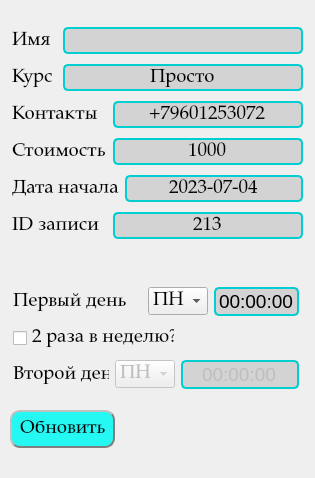
<?xml version="1.0" encoding="UTF-8"?>
<ui version="4.0">
 <class>Forma</class>
 <widget class="QWidget" name="Forma">
  <property name="geometry">
   <rect>
    <x>0</x>
    <y>0</y>
    <width>315</width>
    <height>478</height>
   </rect>
  </property>
  <property name="font">
   <font>
    <pointsize>14</pointsize>
   </font>
  </property>
  <property name="windowTitle">
   <string>Изменение записи</string>
  </property>
  <property name="styleSheet">
   <string notr="true"/>
  </property>
  <widget class="QLabel" name="Error_lable">
   <property name="geometry">
    <rect>
     <x>9</x>
     <y>433</y>
     <width>301</width>
     <height>32</height>
    </rect>
   </property>
   <property name="font">
    <font>
     <family>Palatino Linotype</family>
     <pointsize>14</pointsize>
    </font>
   </property>
   <property name="styleSheet">
    <string notr="true">color: rgb(0, 0, 0);
background-color: rgba(255, 255, 255, 0);</string>
   </property>
   <property name="text">
    <string/>
   </property>
  </widget>
  <widget class="QPushButton" name="Update_button">
   <property name="geometry">
    <rect>
     <x>10</x>
     <y>410</y>
     <width>105</width>
     <height>38</height>
    </rect>
   </property>
   <property name="font">
    <font>
     <family>Palatino Linotype</family>
     <pointsize>14</pointsize>
    </font>
   </property>
   <property name="styleSheet">
    <string notr="true">
QPushButton {
    border-style: outset;
    border-width: 2px;
    border-color: gray;
    padding: 4px;

        background-color: #25F7F2;
	border-radius: 10px;


}

QPushButton:pressed {
    border-style: inset;
     background-color: #25F7A2;
}
</string>
   </property>
   <property name="text">
    <string>Обновить</string>
   </property>
  </widget>
  <widget class="QWidget" name="">
   <property name="geometry">
    <rect>
     <x>12</x>
     <y>23</y>
     <width>291</width>
     <height>224</height>
    </rect>
   </property>
   <layout class="QGridLayout" name="gridLayout">
    <item row="0" column="0">
     <widget class="QLabel" name="Name_label">
      <property name="font">
       <font>
        <family>Palatino Linotype</family>
        <pointsize>14</pointsize>
       </font>
      </property>
      <property name="styleSheet">
       <string notr="true">color: rgb(0, 0, 0);
background-color: rgba(255, 255, 255, 0);</string>
      </property>
      <property name="text">
       <string>Имя</string>
      </property>
     </widget>
    </item>
    <item row="0" column="1" colspan="3">
     <widget class="QLineEdit" name="Name">
      <property name="font">
       <font>
        <family>Palatino Linotype</family>
        <pointsize>14</pointsize>
       </font>
      </property>
      <property name="styleSheet">
       <string notr="true">QLineEdit {
    background-color: #D3D3D3;
    border: 2px solid #00CED1;
    border-radius: 5px;
}
</string>
      </property>
      <property name="alignment">
       <set>Qt::AlignCenter</set>
      </property>
     </widget>
    </item>
    <item row="1" column="0">
     <widget class="QLabel" name="Target_label">
      <property name="font">
       <font>
        <family>Palatino Linotype</family>
        <pointsize>14</pointsize>
       </font>
      </property>
      <property name="styleSheet">
       <string notr="true">color: rgb(0, 0, 0);
background-color: rgba(255, 255, 255, 0);</string>
      </property>
      <property name="text">
       <string>Курс</string>
      </property>
     </widget>
    </item>
    <item row="1" column="1" colspan="3">
     <widget class="QLineEdit" name="Target">
      <property name="font">
       <font>
        <family>Palatino Linotype</family>
        <pointsize>14</pointsize>
       </font>
      </property>
      <property name="styleSheet">
       <string notr="true">QLineEdit {
    background-color: #D3D3D3;
    border: 2px solid #00CED1;
    border-radius: 5px;
}
</string>
      </property>
      <property name="text">
       <string>Просто</string>
      </property>
      <property name="alignment">
       <set>Qt::AlignCenter</set>
      </property>
     </widget>
    </item>
    <item row="2" column="0" colspan="2">
     <widget class="QLabel" name="Contact_label">
      <property name="font">
       <font>
        <family>Palatino Linotype</family>
        <pointsize>14</pointsize>
       </font>
      </property>
      <property name="styleSheet">
       <string notr="true">color: rgb(0, 0, 0);
background-color: rgba(255, 255, 255, 0);</string>
      </property>
      <property name="text">
       <string>Контакты</string>
      </property>
     </widget>
    </item>
    <item row="2" column="2" colspan="2">
     <widget class="QLineEdit" name="Contact">
      <property name="font">
       <font>
        <family>Palatino Linotype</family>
        <pointsize>14</pointsize>
       </font>
      </property>
      <property name="styleSheet">
       <string notr="true">QLineEdit {
    background-color: #D3D3D3;
    border: 2px solid #00CED1;
    border-radius: 5px;
}
</string>
      </property>
      <property name="text">
       <string>+79601253072</string>
      </property>
      <property name="alignment">
       <set>Qt::AlignCenter</set>
      </property>
     </widget>
    </item>
    <item row="3" column="0" colspan="2">
     <widget class="QLabel" name="Cost_label">
      <property name="font">
       <font>
        <family>Palatino Linotype</family>
        <pointsize>14</pointsize>
       </font>
      </property>
      <property name="styleSheet">
       <string notr="true">color: rgb(0, 0, 0);
background-color: rgba(255, 255, 255, 0);</string>
      </property>
      <property name="text">
       <string>Стоимость</string>
      </property>
     </widget>
    </item>
    <item row="3" column="2" colspan="2">
     <widget class="QLineEdit" name="Cost">
      <property name="font">
       <font>
        <family>Palatino Linotype</family>
        <pointsize>14</pointsize>
       </font>
      </property>
      <property name="styleSheet">
       <string notr="true">QLineEdit {
    background-color: #D3D3D3;
    border: 2px solid #00CED1;
    border-radius: 5px;
}
</string>
      </property>
      <property name="text">
       <string>1000</string>
      </property>
      <property name="alignment">
       <set>Qt::AlignCenter</set>
      </property>
     </widget>
    </item>
    <item row="4" column="0" colspan="3">
     <widget class="QLabel" name="Date_label">
      <property name="font">
       <font>
        <family>Palatino Linotype</family>
        <pointsize>14</pointsize>
       </font>
      </property>
      <property name="styleSheet">
       <string notr="true">color: rgb(0, 0, 0);
background-color: rgba(255, 255, 255, 0);</string>
      </property>
      <property name="text">
       <string>Дата начала</string>
      </property>
     </widget>
    </item>
    <item row="4" column="3">
     <widget class="QLineEdit" name="Date">
      <property name="font">
       <font>
        <family>Palatino Linotype</family>
        <pointsize>14</pointsize>
       </font>
      </property>
      <property name="styleSheet">
       <string notr="true">QLineEdit {
    background-color: #D3D3D3;
    border: 2px solid #00CED1;
    border-radius: 5px;
}
</string>
      </property>
      <property name="text">
       <string>2023-07-04</string>
      </property>
      <property name="alignment">
       <set>Qt::AlignCenter</set>
      </property>
     </widget>
    </item>
    <item row="5" column="0" colspan="2">
     <widget class="QLabel" name="ID_label">
      <property name="font">
       <font>
        <family>Palatino Linotype</family>
        <pointsize>14</pointsize>
       </font>
      </property>
      <property name="styleSheet">
       <string notr="true">color: rgb(0, 0, 0);
background-color: rgba(255, 255, 255, 0);</string>
      </property>
      <property name="text">
       <string>ID записи</string>
      </property>
     </widget>
    </item>
    <item row="5" column="2" colspan="2">
     <widget class="QLineEdit" name="ID">
      <property name="font">
       <font>
        <family>Palatino Linotype</family>
        <pointsize>14</pointsize>
       </font>
      </property>
      <property name="styleSheet">
       <string notr="true">QLineEdit {
    background-color: #D3D3D3;
    border: 2px solid #00CED1;
    border-radius: 5px;
}
</string>
      </property>
      <property name="text">
       <string>213</string>
      </property>
      <property name="alignment">
       <set>Qt::AlignCenter</set>
      </property>
     </widget>
    </item>
   </layout>
  </widget>
  <widget class="QWidget" name="">
   <property name="geometry">
    <rect>
     <x>13</x>
     <y>284</y>
     <width>286</width>
     <height>108</height>
    </rect>
   </property>
   <layout class="QGridLayout" name="gridLayout_2">
    <item row="0" column="0" colspan="2">
     <widget class="QLabel" name="Date_label_5">
      <property name="font">
       <font>
        <family>Palatino Linotype</family>
        <pointsize>14</pointsize>
       </font>
      </property>
      <property name="styleSheet">
       <string notr="true">color: rgb(0, 0, 0);
background-color: rgba(255, 255, 255, 0);</string>
      </property>
      <property name="text">
       <string>Первый день</string>
      </property>
     </widget>
    </item>
    <item row="0" column="2" colspan="2">
     <widget class="QComboBox" name="WeekDaybox1">
      <property name="font">
       <font>
        <family>Palatino Linotype</family>
        <pointsize>14</pointsize>
       </font>
      </property>
      <property name="layoutDirection">
       <enum>Qt::LeftToRight</enum>
      </property>
      <property name="insertPolicy">
       <enum>QComboBox::NoInsert</enum>
      </property>
      <property name="sizeAdjustPolicy">
       <enum>QComboBox::AdjustToContents</enum>
      </property>
      <property name="duplicatesEnabled">
       <bool>false</bool>
      </property>
      <property name="frame">
       <bool>true</bool>
      </property>
      <item>
       <property name="text">
        <string>ПН</string>
       </property>
      </item>
      <item>
       <property name="text">
        <string>ВТ</string>
       </property>
      </item>
      <item>
       <property name="text">
        <string>СР</string>
       </property>
      </item>
      <item>
       <property name="text">
        <string>ЧТ</string>
       </property>
      </item>
      <item>
       <property name="text">
        <string>ПТ</string>
       </property>
      </item>
      <item>
       <property name="text">
        <string>СБ</string>
       </property>
      </item>
      <item>
       <property name="text">
        <string>ВС</string>
       </property>
      </item>
     </widget>
    </item>
    <item row="0" column="4">
     <widget class="QTimeEdit" name="FirstDayTime">
      <property name="font">
       <font>
        <pointsize>14</pointsize>
       </font>
      </property>
      <property name="styleSheet">
       <string notr="true">QTimeEdit {
    background-color: #D3D3D3;
    border: 2px solid #00CED1;
    border-radius: 5px;
}
</string>
      </property>
      <property name="alignment">
       <set>Qt::AlignCenter</set>
      </property>
      <property name="buttonSymbols">
       <enum>QAbstractSpinBox::NoButtons</enum>
      </property>
      <property name="accelerated">
       <bool>false</bool>
      </property>
     </widget>
    </item>
    <item row="1" column="0" colspan="3">
     <widget class="QCheckBox" name="check2">
      <property name="font">
       <font>
        <family>Palatino Linotype</family>
        <pointsize>14</pointsize>
       </font>
      </property>
      <property name="text">
       <string>2 раза в неделю?</string>
      </property>
     </widget>
    </item>
    <item row="2" column="0">
     <widget class="QLabel" name="Date_label_2">
      <property name="font">
       <font>
        <family>Palatino Linotype</family>
        <pointsize>14</pointsize>
       </font>
      </property>
      <property name="styleSheet">
       <string notr="true">color: rgb(0, 0, 0);
background-color: rgba(255, 255, 255, 0);</string>
      </property>
      <property name="text">
       <string>Второй день</string>
      </property>
     </widget>
    </item>
    <item row="2" column="1" colspan="2">
     <widget class="QComboBox" name="WeekDaybox2">
      <property name="enabled">
       <bool>false</bool>
      </property>
      <property name="font">
       <font>
        <family>Palatino Linotype</family>
        <pointsize>14</pointsize>
       </font>
      </property>
      <item>
       <property name="text">
        <string>ПН</string>
       </property>
      </item>
      <item>
       <property name="text">
        <string>ВТ</string>
       </property>
      </item>
      <item>
       <property name="text">
        <string>СР</string>
       </property>
      </item>
      <item>
       <property name="text">
        <string>ЧТ</string>
       </property>
      </item>
      <item>
       <property name="text">
        <string>ПТ</string>
       </property>
      </item>
      <item>
       <property name="text">
        <string>СБ</string>
       </property>
      </item>
      <item>
       <property name="text">
        <string>ВС</string>
       </property>
      </item>
     </widget>
    </item>
    <item row="2" column="3" colspan="2">
     <widget class="QTimeEdit" name="SecondDayTime">
      <property name="enabled">
       <bool>false</bool>
      </property>
      <property name="font">
       <font>
        <pointsize>14</pointsize>
       </font>
      </property>
      <property name="styleSheet">
       <string notr="true">QTimeEdit {
    background-color: #D3D3D3;
    border: 2px solid #00CED1;
    border-radius: 5px;
}
</string>
      </property>
      <property name="alignment">
       <set>Qt::AlignCenter</set>
      </property>
      <property name="buttonSymbols">
       <enum>QAbstractSpinBox::NoButtons</enum>
      </property>
      <property name="accelerated">
       <bool>false</bool>
      </property>
     </widget>
    </item>
   </layout>
  </widget>
 </widget>
 <resources/>
 <connections/>
</ui>
